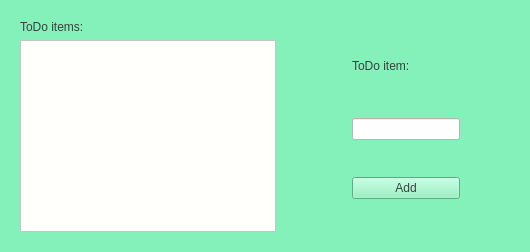
          <widget class="QWidget" name="ToDoTab">
           <property name="styleSheet">
            <string notr="true">QWidget
{
background-color:#84f1ba;
color:  #394040;
}
QLineEdit
{
background-color: #ffffff;
}
QLineEdit: focus
{
background-color:  #fffffc;
}
QLineEdit: focus:pressed
{
background-color:  #fffffc;
}
QCheckBox
{
background-color: #ffffff;
color:#ffffff;
}
QListView
{
backgroud-color: #fffffc;
}
</string>
           </property>
           <attribute name="title">
            <string>ToDo Items</string>
           </attribute>
           <layout class="QHBoxLayout" name="horizontalLayout_9">
            <item>
             <widget class="QWidget" name="widget_4" native="true">
              <property name="styleSheet">
               <string notr="true"/>
              </property>
              <layout class="QHBoxLayout" name="horizontalLayout_6">
               <item>
                <layout class="QVBoxLayout" name="verticalLayout_2">
                 <item>
                  <widget class="QLabel" name="label">
                   <property name="text">
                    <string>ToDo items:</string>
                   </property>
                  </widget>
                 </item>
                 <item>
                  <widget class="QListView" name="listView">
                   <property name="styleSheet">
                    <string notr="true">QListView
{
background-color: #fffffc;
color: xffffc;
}</string>
                   </property>
                  </widget>
                 </item>
                </layout>
               </item>
               <item>
                <spacer name="horizontalSpacer_8">
                 <property name="orientation">
                  <enum>Qt::Horizontal</enum>
                 </property>
                 <property name="sizeType">
                  <enum>QSizePolicy::Minimum</enum>
                 </property>
                 <property name="sizeHint" stdset="0">
                  <size>
                   <width>20</width>
                   <height>20</height>
                  </size>
                 </property>
                </spacer>
               </item>
               <item>
                <layout class="QVBoxLayout" name="verticalLayout_8">
                 <property name="leftMargin">
                  <number>50</number>
                 </property>
                 <property name="rightMargin">
                  <number>50</number>
                 </property>
                 <item>
                  <widget class="QLabel" name="label_2">
                   <property name="sizePolicy">
                    <sizepolicy hsizetype="Preferred" vsizetype="Fixed">
                     <horstretch>0</horstretch>
                     <verstretch>0</verstretch>
                    </sizepolicy>
                   </property>
                   <property name="minimumSize">
                    <size>
                     <width>0</width>
                     <height>30</height>
                    </size>
                   </property>
                   <property name="text">
                    <string>ToDo item:</string>
                   </property>
                  </widget>
                 </item>
                 <item>
                  <widget class="QLineEdit" name="lineEdit"/>
                 </item>
                 <item>
                  <widget class="QPushButton" name="ToDoAddButton">
                   <property name="text">
                    <string>Add</string>
                   </property>
                  </widget>
                 </item>
                </layout>
               </item>
              </layout>
             </widget>
            </item>
           </layout>
          </widget>
